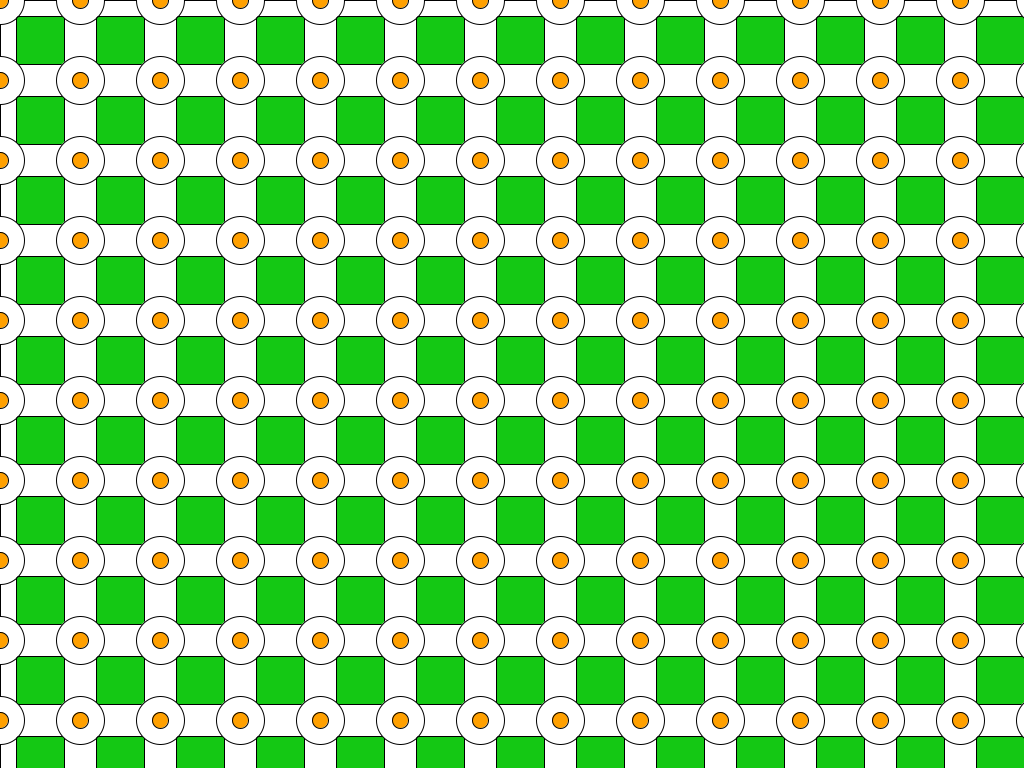
Frame 1 (no input)
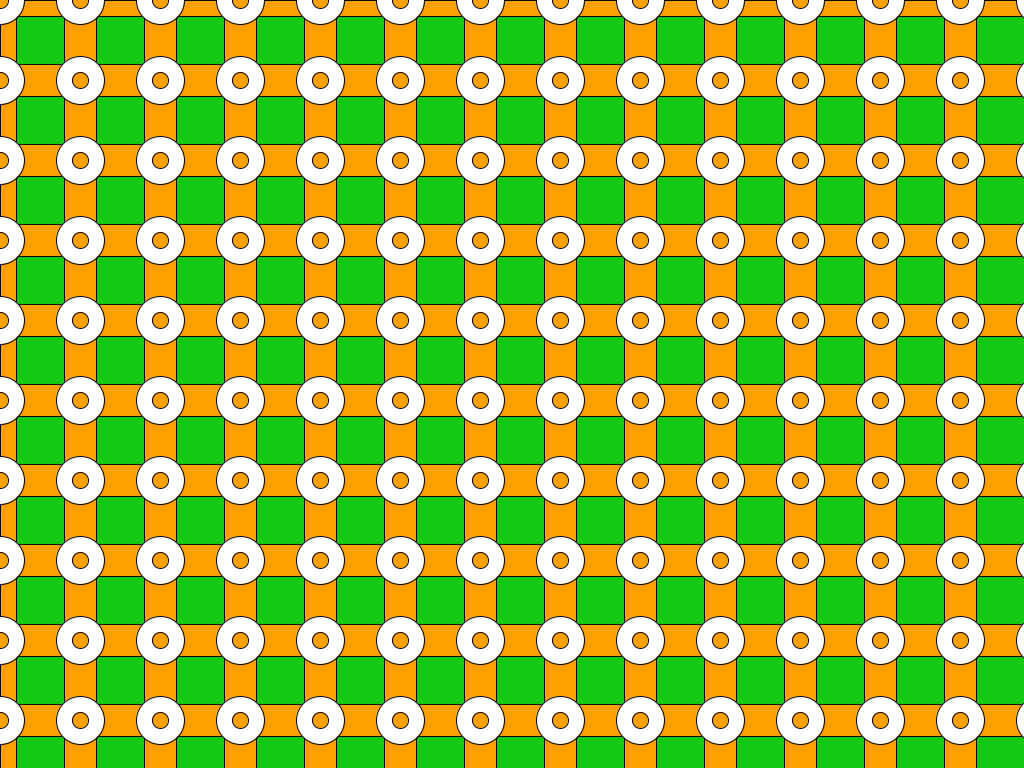
Frame 60 (the mouse pressed at the canvas centre just before this capture)
Frame 120 (the mouse held since frame 60 and released just before this capture): identical to frame 60, image omitted

The Processing sketch that drew these frames (run headless with seeded random() and noise(); from frame 60 on, the mouse is pressed at the canvas centre):

// Processing sketch: s01201Max
// ── s01201Max.pde
// Expresión Digital - Diseño Digital - UDD - 2016
// Max Cordero
// s02t01max

/*Crear una composicion usando figuras basicas de Processing, funciones for, doble for e if 
 e incluyendo variables de color*/

int x; //declarar variable X
int y; //declarar variable Y
int a = 16; //declarar variable A, usada en todo el programa

/*Averigué como hacer un random de 4 colores especificos con el fin de generar nuevos colores en la composició cada vez que se incia usando el siguiente link:
https://forum.processing.org/one/topic/randomly-select-color-from-a-list-of-preset-colors.html */

color[] colorList = {color(255, 160, 0), color(20, 200, 20), color(0), color(255)}; //definir colores de lista
color randomColor = colorList[ (int) random(colorList.length)]; //definir random 1, para que no se repitan hasta que se termine el loop
color randomColor2 = colorList[ (int) random(colorList.length)]; //definir random 1, para que no se repitan hasta que se termine el loop
color randomColor3 = colorList[ (int) random(colorList.length)]; //definir random 1, para que no se repitan hasta que se termine el loop
color randomColor4 = colorList[ (int) random(colorList.length)]; //definir random 1, para que no se repitan hasta que se termine el loop




void setup () {
  size (1024, 768); //definir tamaño canvas
}
void draw () {

  rect (0, 0, 64*a, 48*a); //rectangulo principal



  for (int x = 0; x <= width; x += 5*a) { //cuadrado repetido base de patron en el eje X
    for (int y = 0; y <= height; y += 5*a) { //cuadrado repetido base de patron en el eje Y
      fill (randomColor); //relleno random
      rect (x-a, y-a, 2*a, 2*a); //dibujar cuadrado a repetir
    }
 }

  for (int x = 0; x <= width; x += 5*a) {//cuadrado repetido base de patron en el eje X
    for (int y = 0; y <= height; y += 5*a) {//cuadrado repetido base de patron en el eje Y
      fill (randomColor2); //relleno random
      rect (x+a, y+a, 3*a, 3*a);//dibujar cuadrado a repetir
    }
  }

  for (int x = 0; x <= width+80; x += 80) {//circulo repetido base de patron en el eje X
    for (int y = 0; y <= height+80; y += 80) {//circulo repetido base de patron en el eje Y
      fill (randomColor3);//relleno random
      ellipse (x, y, 3*a, 3*a);//dibujar circulo a repetir
    }
  }

  for (int x = 0; x <= width+5*a; x += 5*a) {//circulo repetido base de patron en el eje X
    for (int y = 0; y <= height+5*a; y += 5*a) {//circulo repetido base de patron en el eje Y
      fill (randomColor4);//relleno random
      ellipse (x, y, a, a);//dibujar circulo a repetir
    }
  }
}
